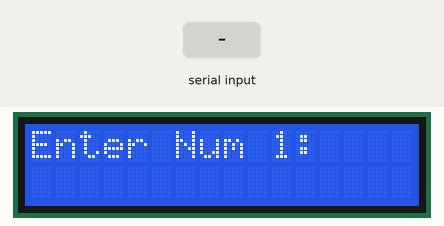
A sketch run on a simulated Arduino Uno, built with avr-gcc and run on an emulated ATmega328P. Parts: 16×2 character LCD. The test bench sets the inputs (shaded band).

Above: at 1.2 s.
1.3 s: "+" received over Serial
At 3.4 s:
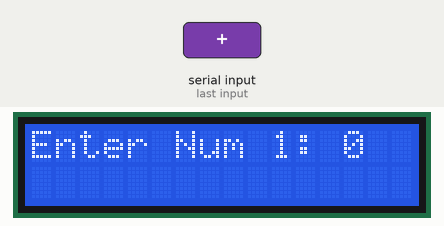
3.8 s: "90,45\n" received over Serial
At 6.8 s:
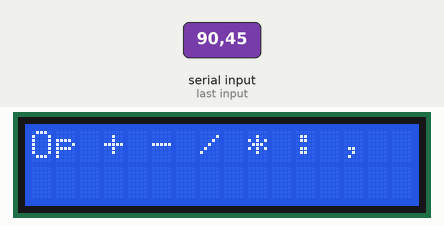
At 9.7 s:
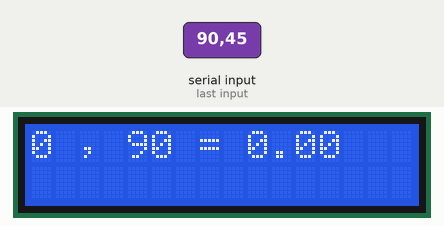
Timing chart, 0 to 11.2 s (numbered marks = the images above; inputs shaded):
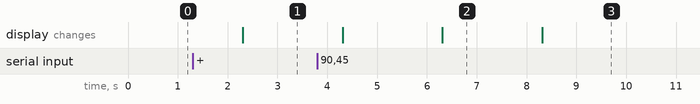

The sketch:

arduino_project_simple_calculator_with_lcd_display.ino
```cpp
#include<LiquidCrystal.h>
int rs = 7;
int en = 8;
int d4 = 9;
int d5 = 10;
int d6 = 11;
int d7 = 12;
int dt = 5000;
int num1;
int num2;
char op;
float answer;

LiquidCrystal lcd(rs, en, d4, d5, d6, d7);

void setup() {

  lcd.begin(16, 2);
  Serial.begin(9600);
}

void loop() {

  lcd.setCursor(0, 0);
  lcd.print("Enter Num 1: ");

  while(Serial.available() == 0){

  }
  num1 = Serial.parseInt();
  lcd.print(num1);
  delay(2000);

  lcd.clear();

  lcd.setCursor(0, 0);
  lcd.print("Enter Num 2: ");

  while(Serial.available() == 0){

  }
  num2 = Serial.parseInt();
  lcd.print(num2);
  delay(2000);

  lcd.clear();

  lcd.setCursor(0, 0);
  lcd.print("Op + - / * : ");

  while(Serial.available() == 0){

  }
  op = Serial.read();
  lcd.print(op);
  delay(2000);

  switch(op){
    case '+':
      answer = num1 + num2;
      break;
    case '-':
      answer = num1 - num2;
      break;
    case '/':
    if(num2 != 0){
      answer = float(num1) / num2;
    }
      break;
    case '*':
      answer = num1 * num2;
      break;
    default:
      lcd.print("Wrong operator!!!");
  }
  lcd.clear();
  lcd.setCursor(0, 0);
  lcd.print(num1);
  lcd.print(" ");
  lcd.print(op);
  lcd.print(" ");
  lcd.print(num2);
  lcd.print(" = ");
  lcd.print(answer);
  delay(dt);

  lcd.clear();

}
```

Measured:
- after the input at 1.3 s, the display: changes after 1.0 s (image 1)
- after the input at 3.8 s, the display: first changes after 0.51 s (image 2 shows a later state)
- what the display in image 2 shows lasts 2.0 s, from 6.3 s to 8.3 s
